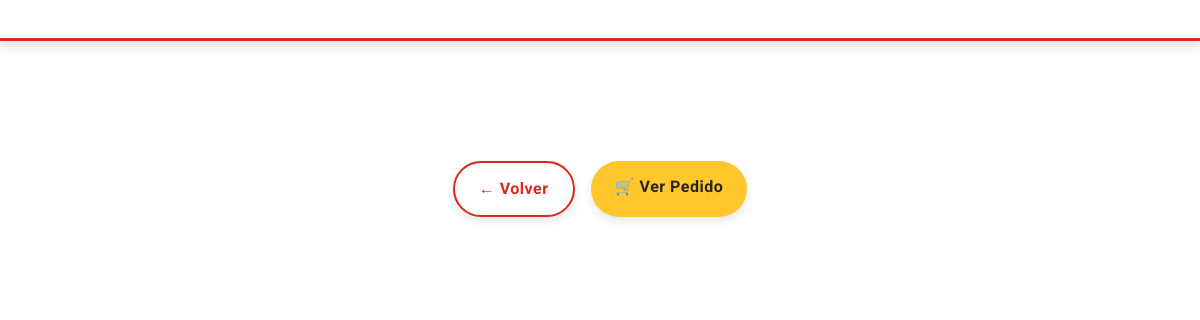
/categoria/bebidas, run on an earlier commit of the app's database.
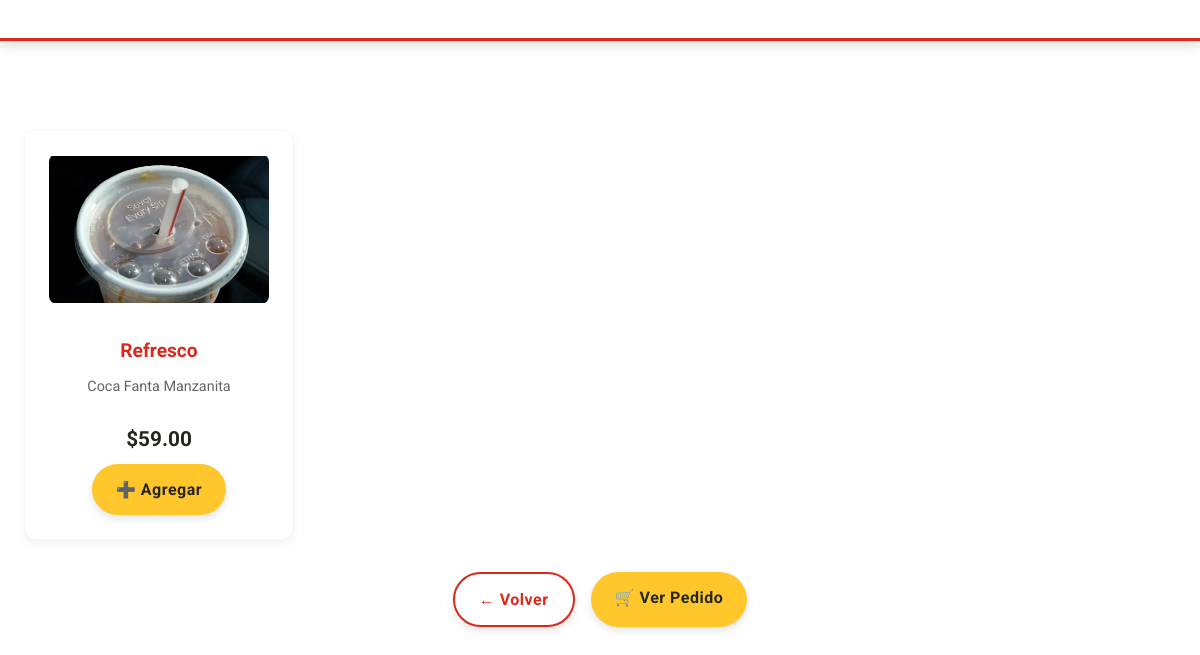
And on a later commit of the database.
### tables this page shows
CREATE TABLE productos (
            id INTEGER PRIMARY KEY AUTOINCREMENT,
            nombre TEXT NOT NULL,
            descripcion TEXT,
            precio REAL NOT NULL,
            imagen TEXT,
            categoria TEXT NOT NULL,
            fecha_creacion TIMESTAMP DEFAULT CURRENT_TIMESTAMP
        );

### server.py (the view)
@app.route('/categoria/<categoria>')
def elementos(categoria):
    db = get_db()
    productos = db.execute('SELECT * FROM productos WHERE categoria = ?', (categoria,)).fetchall()
    return render_template('elementos.html', productos=productos, categoria=categoria)

### server.py (called while the page is built)
def get_db():
    conn = sqlite3.connect(DATABASE)
    conn.row_factory = sqlite3.Row
    return conn

### templates/elementos.html (shortened to what this page needs)
<!DOCTYPE html>
<html>
<head>
    <link rel="stylesheet" href="{{ url_for('static', filename='css/style.css') }}">
</head>
<body>
    <header class="header" style="background: linear-gradient(135deg, {{ categoria.color_fondo }}, var(--mc-yellow));">
    </header>
    <main class="container">
        <div class="products-grid">
            {% for producto in productos %}
            <div class="product-card">
                {% if producto['imagen'] %}
                <img src="{{ url_for('uploaded_file', filename=producto['imagen']) }}"
                     alt="{{ producto['nombre'] }}" class="product-img">
                {% else %}
                <div class="no-image">🖼️</div>
                {% endif %}
                <h3 class="product-title">{{ producto['nombre'] }}</h3>
                <p class="product-desc">{{ producto['descripcion'] }}</p>
                <p class="product-price">${{ "%.2f"|format(producto['precio']) }}</p>
                <a href="{{ url_for('agregar_al_pedido', producto_id=producto['id']) }}"
                   class="btn btn-primary">➕ Agregar</a>
            </div>
            {% endfor %}
        </div>
        <div class="action-buttons">
            <a href="{{ url_for('index') }}" class="btn btn-secondary">← Volver</a>
            <a href="{{ url_for('ver_pedido') }}" class="btn btn-primary">🛒 Ver Pedido</a>
        </div>
    </main>
</body>
</html>

### static/css/style.css (style rules this page uses)
:root { --mc-red: #DA291C; --mc-yellow: #FFC72C; --mc-orange: #F7931E; --white: #FFFFFF; --black: #27251F; --gray-light: #F5F5F5; }
* { margin: 0; padding: 0; box-sizing: border-box; font-family: 'Roboto', sans-serif; }
body { background-color: var(--white); color: var(--black); line-height: 1.6; }
.header { background: linear-gradient(135deg, var(--mc-orange), var(--mc-yellow)); color: var(--white); padding: 1.2rem; text-align: center; box-shadow: 0 4px 12px rgba(0, 0, 0, 0.15); border-bottom: 3px solid var(--mc-red); margin-bottom: 2rem; }
.container { max-width: 1200px; margin: 0 auto; padding: 1.5rem; }
.products-grid { display: grid; grid-template-columns: repeat(auto-fill, minmax(250px, 1fr)); gap: 1.5rem; margin: 2rem 0; }
.product-card { background: var(--white); border-radius: 12px; padding: 1.5rem; box-shadow: 0 4px 8px rgba(0, 0, 0, 0.05); border: 1px solid var(--gray-light); transition: all 0.3s; text-align: center; }
.product-img { width: 100%; height: 150px; object-fit: contain; margin-bottom: 1rem; border-radius: 8px; }
.product-title { color: var(--mc-red); font-weight: 700; font-size: 1.2rem; margin: 0.5rem 0; }
.product-price { font-weight: 700; color: var(--black); font-size: 1.3rem; margin: 0.5rem 0; }
.product-desc { color: #666; margin: 0.5rem 0; font-size: 0.9rem; min-height: 40px; }
.btn { display: inline-block; padding: 0.8rem 1.5rem; border: none; border-radius: 50px; font-size: 1rem; font-weight: 700; cursor: pointer; transition: all 0.3s; text-align: center; text-decoration: none; letter-spacing: 0.5px; box-shadow: 0 4px 8px rgba(0, 0, 0, 0.1); }
.btn-primary { background-color: var(--mc-yellow); color: var(--black); }
.btn-secondary { background-color: var(--white); color: var(--mc-red); border: 2px solid var(--mc-red); }
.action-buttons { display: flex; justify-content: center; gap: 1rem; margin-top: 2rem; flex-wrap: wrap; }

What changed in the data, as far as the page shows it:
added productos: imagen (picture), nombre "Refresco", descripcion "Coca Fanta Manzanita", precio "59.00"
